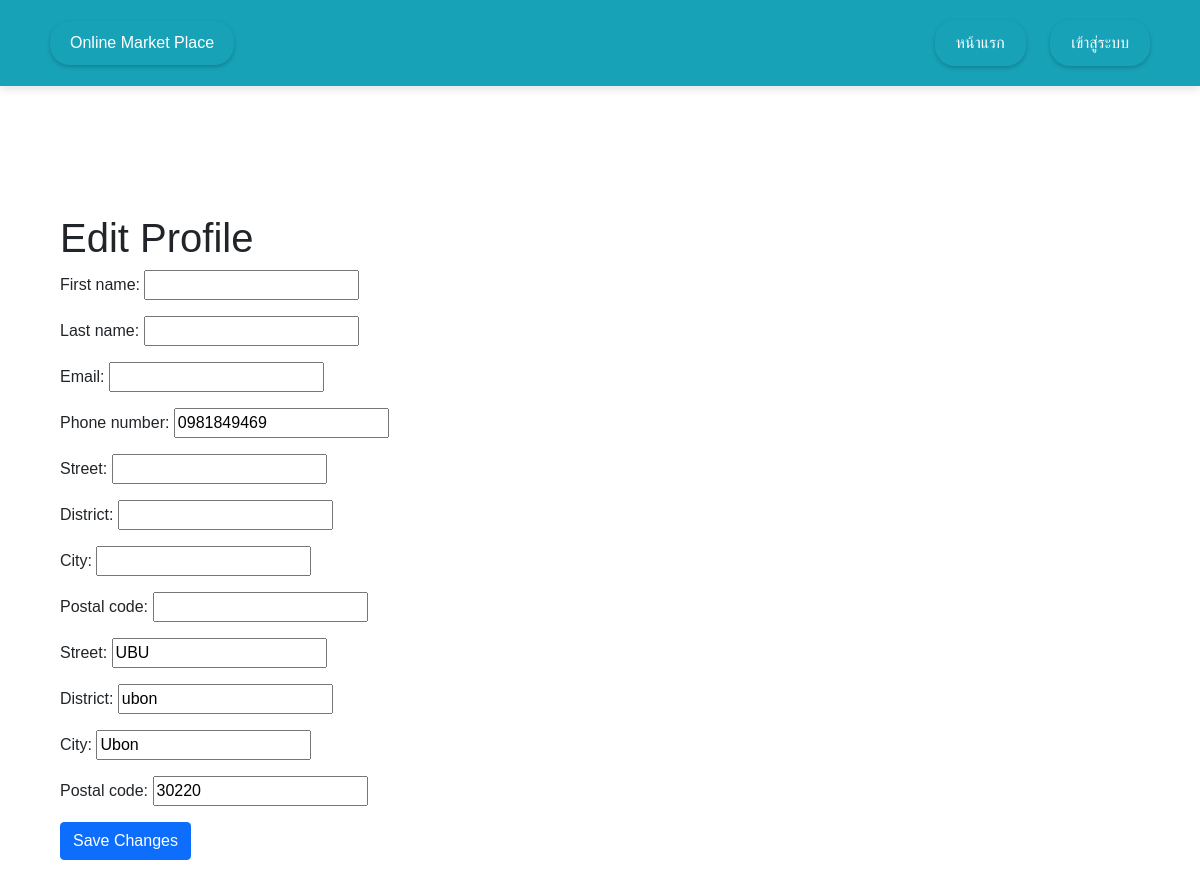
The app's page /authenticate/authenticate/edit_profile/2/ with its own data.
### authenticate/models.py (models this page shows, shortened)
class Account(models.Model):
    CUSTOMER = 'customer'
    EMPLOYEE = 'employee'
    ADMIN = 'admin'
    ROLE_CHOICE = [
        (CUSTOMER, 'Customer'),
        (EMPLOYEE, 'Employee'),
        (ADMIN, 'Admin'),
    ]
    user = models.OneToOneField(User,on_delete=models.CASCADE)
    phone_number = models.CharField(max_length=20)
    role = models.CharField(max_length=50, choices=ROLE_CHOICE, default=CUSTOMER)
    created_at = models.DateTimeField(auto_now_add=True)
    updated_at = models.DateTimeField(auto_now_add=True)

class Address(models.Model):
    street = models.CharField(max_length=255)
    district = models.CharField(max_length=255)
    city = models.CharField(max_length=255)
    postal_code = models.CharField(max_length=20)
    account = models.ForeignKey('Account',related_name='address', on_delete=models.CASCADE, null=True)

### authenticate/views.py (the view)
# urls.py: path('authenticate/edit_profile/<int:pk>/', views.edit_profile, name='edit_profile'),
def edit_profile(request, pk):
    account = Account.objects.get(pk=pk)
    address_instance = account.address.first()  # Get the first address instance associated with the account
    if request.method == 'POST':
        account_form = ProfileForm(request.POST, instance=account)
        address_form = AddressForm(request.POST, instance=address_instance)
        if account_form.is_valid() and address_form.is_valid():
            account_form.save()
            address_form.save()
            return redirect('home')
    else:
        account_form = ProfileForm(instance=account)
        address_form = AddressForm(instance=address_instance)
    return render(request, 'authenticate/edit_profile.html', {'account_form': account_form, 'address_form': address_form})

### authenticate/forms.py
class ProfileForm(forms.ModelForm):
    class Meta:
        model = Profile
        fields = ['first_name', 'last_name', 'email', 'phone_number', 'street', 'district', 'city', 'postal_code']

class AddressForm(forms.ModelForm):
    class Meta:
        model = Address
        fields = ['street', 'district', 'city', 'postal_code']

### authenticate/templates/authenticate/edit_profile.html (shortened to what this page needs)
{% extends "app_general/base.html" %}
{% block content %}
<div class="container mt-5">
    <h1>Edit Profile</h1>
    <form method="POST">
        {{ account_form.as_p }}
        {{ address_form.as_p }}
        <button type="submit" class="btn btn-primary">Save Changes</button>
    </form>
</div>
{% endblock %}

### records on screen
Account: phone_number "0981849469"
Address: street "UBU", district "ubon", city "Ubon", postal_code "30220"
